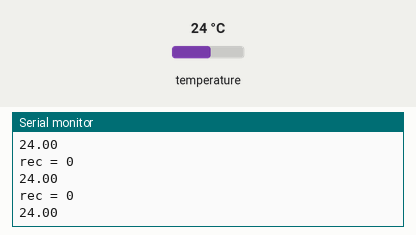
This sketch was run on a simulated ESP32. On the bench: the last lines printed to the serial monitor. Inputs (shaded band) come from the test bench; at power-on: temperature 24 °C. Nothing arrives over Bluetooth unless stated; a phone connects over Bluetooth LE 3 s after start.

Above: at 1.2 s.
1.3 s: temperature set to 12 °C
At 1.51 s:
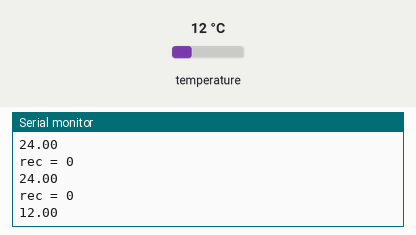
2.8 s: temperature set to 19 °C
At 2.84 s:
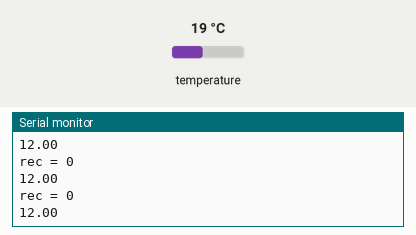
Timing chart, 0 to 5.8 s (numbered marks = the images above; inputs shaded):
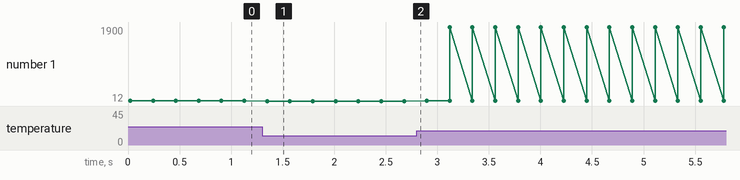

Measured:
- after the input at 1.3 s, the serial monitor: prints a new line after 0.05 s (image 1)
- plotted number 1: 24 → 12 after the input at 1.3 s, 12 → 1900 after the input at 2.8 s

The sketch:

BLE_temperature_sensor.ino
```cpp
#include <BLEDevice.h>
#include <BLEServer.h>
#include <BLEUtils.h>
#include <BLE2902.h>
#include <OneWire.h>

int sensorPin = 15;
OneWire ds(sensorPin);

// BLECharacteristic *pCharacteristic;

bool deviceConnected = false;

int rec=0;

void getTemp();
void BLETransfer(int16_t);

float temperature = -1000;

#define enviornmentService BLEUUID((uint16_t)0x181A)

BLECharacteristic temperatureCharacteristic(
  BLEUUID((uint16_t)0x2A6E),
  BLECharacteristic::PROPERTY_READ |
  BLECharacteristic::PROPERTY_NOTIFY
);
//BLEDescriptor tempDescriptor(BLEUUID((uint16_t)0x2901));

class MyServerCallbacks: public BLEServerCallbacks {
    void onConnect(BLEServer* pServer) {
      deviceConnected = true;
    };

    void onDisconnect(BLEServer* pServer) {
      deviceConnected = false;
    }
};


void setup() {
  Serial.begin(115200);

  // Create the BLE Device
  BLEDevice::init("MyESP32");

  // Create the BLE Server
  BLEServer *pServer = BLEDevice::createServer();
  pServer->setCallbacks(new MyServerCallbacks());

  // Create the BLE Service
  BLEService *pEnviornment = pServer->createService(enviornmentService);

  // Create a BLE Characteristic
  pEnviornment->addCharacteristic(&temperatureCharacteristic);

  // https://www.bluetooth.com/specifications/gatt/viewer?attributeXmlFile=org.bluetooth.descriptor.gatt.client_characteristic_configuration.xml
  // Create a BLE Descriptor
  temperatureCharacteristic.addDescriptor(new BLE2902());

  BLEDescriptor TemperatureDescriptor(BLEUUID((uint16_t)0x2901));
  TemperatureDescriptor.setValue("Temperature -40-60°C");
  temperatureCharacteristic.addDescriptor(&TemperatureDescriptor);

  pServer->getAdvertising()->addServiceUUID(enviornmentService);

  // Start the service
  pEnviornment->start();

  // Start advertising
  pServer->getAdvertising()->start();
  Serial.println("Waiting a client connection to notify...");
}

void loop() {
  getTemp();
  Serial.println(temperature);
  String beaconMsg;
  if(temperature==-1000)
  {
    if(rec>5)
    {
      beaconMsg = "ESPSNA";
      Serial.println(beaconMsg);
      temperature = 100000;
    }
    return;
  }

  if (deviceConnected) {
    int16_t value;
    value = (temperature*100);
    Serial.println(value);
    // BLETransfer(value);
    temperatureCharacteristic.setValue((uint8_t*)&value, 2);
    temperatureCharacteristic.notify();
  }
   delay(200);
}

void BLETransfer(int16_t val){
  temperatureCharacteristic.setValue((uint8_t*)&val, 2);
  temperatureCharacteristic.notify();
}

void getTemp(){
  //returns the temperature from one DS18S20 in DEG Celsius
  byte data[12];
  byte addr[8];

  if ( !ds.search(addr)) {
      //no more sensors on chain, reset search
      ds.reset_search();
      Serial.println("no addr found");
      rec++;
      Serial.println("rec = "+ rec);
      temperature = -1000;
      return;
  }

  if ( OneWire::crc8( addr, 7) != addr[7]) {
      Serial.println("CRC is not valid!");
      rec++;
      Serial.println("rec = "+ rec);
      temperature = -1000;
      return;
  }

  if ( addr[0] != 0x10 && addr[0] != 0x28) {
      Serial.print("Device is not recognized");
      rec++;
      Serial.println("rec = "+ rec);
      temperature = -1000;
      return;
  }

  ds.reset();
  ds.select(addr);
  ds.write(0x44,1); // start conversion, with parasite power on at the end

  byte present = ds.reset();
  ds.select(addr);
  ds.write(0xBE); // Read Scratchpad


  for (int i = 0; i < 9; i++) { // we need 9 bytes
    data[i] = ds.read();
  }

  ds.reset_search();

  byte MSB = data[1];
  byte LSB = data[0];

  float tempRead = ((MSB << 8) | LSB); //using two's compliment
  float TemperatureSum = tempRead / 16;
  Serial.println("rec = 0");
  rec=0;
  temperature = TemperatureSum;
}
```
